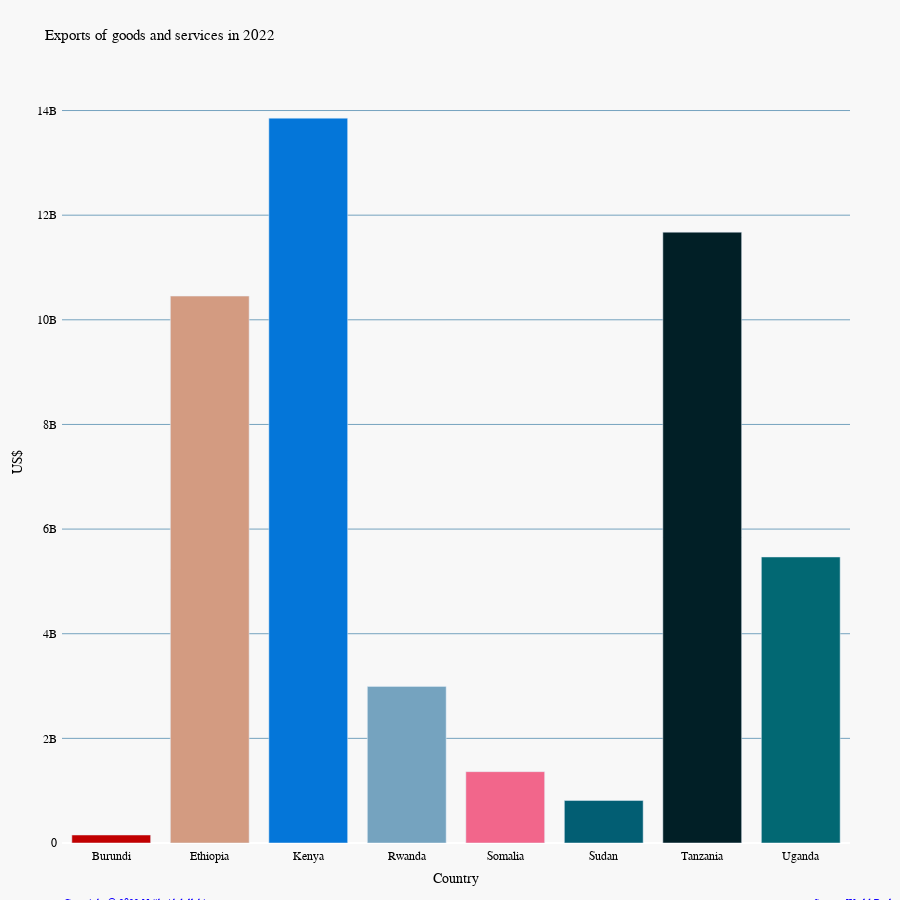

Here is the notebook cell this chart was saved with:
### Code cell
colors = ['#C10000', '#d39b81','#0476D9','#75A3BF','#F2668B','#025E73','#011F26','#026873','#03A688','#D4C2AD','#66796B','#BB0000']
columns = ['Year','Exports of goods and services (current US$)', 'Country']
df_selected = east_africa_countries_data[columns]
# Filter data for the year 2021
data_2022 = df_selected[df_selected['Year'] == '2022-01-01']
data_2022=data_2022[ (df_selected['Country']!='Eritrea')& (df_selected['Country']!='South Sudan')& (df_selected['Country']!='Djibouti')]
countries = data_2022['Country'].unique()
create_bar_chart_static(data_2022,colors,"Exports of goods and services (current US$)","Exports of goods and services in 2022",countries,"US$")

### Figure 1 — Plotly figure (JSON) as saved in the notebook; plotly's stock layout.template omitted (floating-point values rounded to 4 significant figures)
{"data": [{"marker": {"color": ["#C10000", "#d39b81", "#0476D9", "#75A3BF", "#F2668B", "#025E73", "#011F26", "#026873", "#03A688", "#D4C2AD", "#66796B", "#BB0000"]}, "type": "bar", "x": ["Burundi", "Ethiopia", "Kenya", "Rwanda", "Somalia", "Sudan", "Tanzania", "Uganda"], "y": [152800000.0, 10450000000.0, 13850000000.0, 2993000000.0, 1363709960, 811700000.0, 11680000000.0, 5467000000.0]}], "layout": {"annotations": [{"align": "left", "font": {"color": "#1100FF", "size": 10}, "showarrow": false, "text": "Copyright © 2023 Najib Abdullahi", "x": 0, "xanchor": "left", "xref": "paper", "y": -0.07, "yanchor": "top", "yref": "paper"}, {"align": "right", "font": {"color": "#1100FF", "size": 10}, "showarrow": false, "text": "Source: World Bank", "x": 1.06, "xanchor": "right", "xref": "paper", "y": -0.07, "yanchor": "top", "yref": "paper"}], "autosize": true, "barmode": "group", "font": {"color": "black", "family": "Poppins", "size": 12}, "height": 900, "legend": {"bgcolor": "#ffffff", "bordercolor": "#000000", "borderwidth": 1, "font": {"size": 12}, "itemclick": "toggle", "itemdoubleclick": "toggleothers", "tracegroupgap": 10, "traceorder": "normal", "x": 1, "xanchor": "left", "y": 1.05, "yanchor": "top"}, "margin": {"b": 50, "l": 50, "pad": 4, "r": 50, "t": 80}, "paper_bgcolor": "#f8f8f8", "plot_bgcolor": "#f8f8f8", "title": {"font": {"color": "#000000", "size": 15}, "text": "Exports of goods and services in 2022"}, "width": 900, "xaxis": {"showgrid": false, "title": {"text": "Country"}}, "yaxis": {"gridcolor": "#75A3BF", "showgrid": true, "title": {"text": "US$"}}}}
